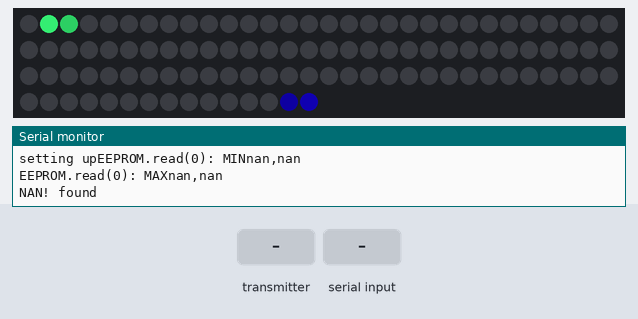
Bench run of a program on a simulated Arduino Uno, built with avr-gcc and run on an emulated ATmega328P. Parts: 105 RGB LEDs in strip order, left to right, continuing on the next row, the last lines printed to the serial monitor. The inputs (shaded band) are chosen by the test bench. Dim RGB values are drawn brighter than linear; EEPROM starts erased; no radio packets arrive unless stated.

Above: at 4.7 s.
4.8 s: the transmitter starts sending ReceivedMessage.0 = 0
At 5.3 s:
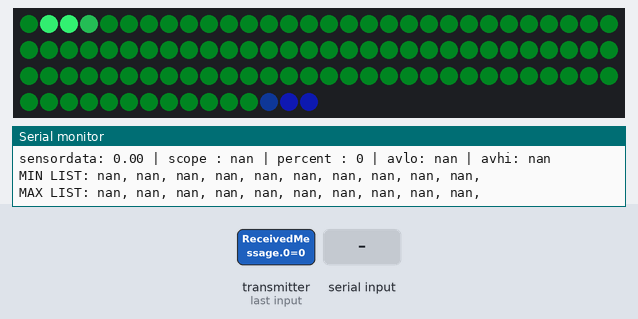
7.5 s: "0\n" received over Serial
At 7.9 s:
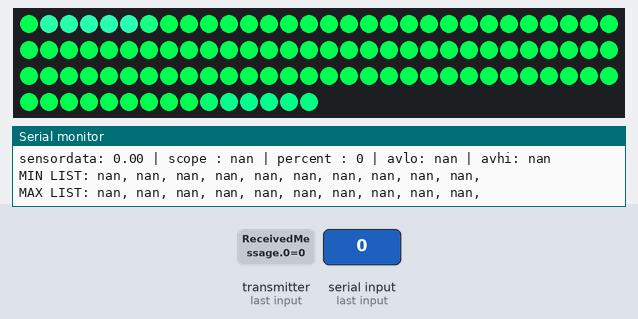
At 12.89 s:
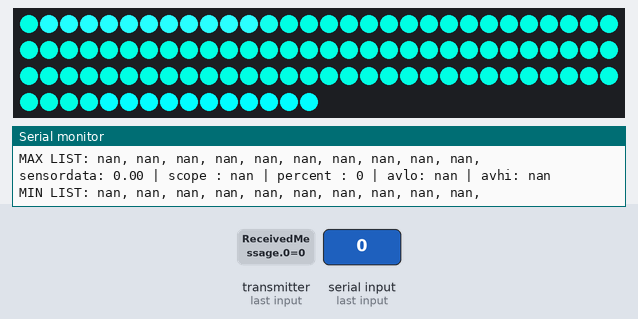
Timing chart, 0 to 14.4 s (numbered marks = the images above; inputs shaded):
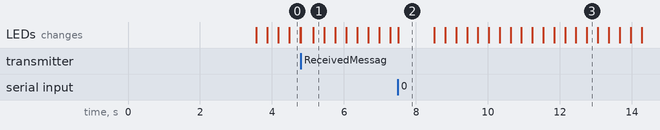

Measured:
- after the input at 4.8 s, the LEDs: change after 0.35 s (image 1)

The program:

main.cpp
```cpp
/* Arduino code that recieves raw data from the base unit/energy sensor
- Recieves raw data
- Saves high and low averages to understand top speed and slow speed
- Animates the leds
*/


// EPROM
#include <EEPROM.h>

//RADIO Include needed Libraries at beginning
#include "nRF24L01.h" // NRF24L01 library created by TMRh20 https://github.com/TMRh20/RF24
#include "RF24.h"
#include "SPI.h"
float ReceivedMessage[1] = {000}; // Used to store value received by the NRF24L01
RF24 radio(9,10); // NRF24L01 used SPI pins + Pin 9 and 10 on the UNO
const uint64_t pipe = 0xE6E6E6E6E6E6; // Needs to be the same for communicating between 2 NRF24L01

// fast led
#include <FastLED.h>
#define NUM_LEDS 105
#define DATA_PIN 8
CRGB leds[NUM_LEDS]; // memory block for leds

// frame blending animation
#define ANIM_FPS 255
// the number of steps you want between each frame - should be a power of 2 to keep things sane - e.g. 2,4,8,16,32,64
int STEPS = 2;
#define SCALE_PER_STEP (256 / STEPS)
CRGB old_frame[NUM_LEDS];
CRGB next_frame[NUM_LEDS];
static uint8_t startIndex = 0;

float myTweenTimer = 0.00;

// data setup
float sensorMin = 100000;
float sensorMax = 100000;
float SensorMinNumbers[] = {100,100,100,100,100,100,100,100,100,100};
float SensorMaxNumbers[] = {0,0,0,0,0,0,0,0,0,0};
int energyPercentage = 0;
int oldEnergyPercentage=0;
int len = sizeof(SensorMaxNumbers)/sizeof(float);

// reset eeprom //////////////////////////////////////////////////////////////////////////////////////////////////////////////////////////
void reset_eeprom(){

  for (int i = 0 ; i < EEPROM.length() ; i++) {
    EEPROM.write(i, 0);
  }

  float SensorMinNumbers[] = {100,100,100,100,100,100,100,100,100,100};
  float SensorMaxNumbers[] = {0,0,0,0,0,0,0,0,0,0};
  EEPROM.put(0, SensorMinNumbers);
  EEPROM.put(50, SensorMaxNumbers);
}

// Setup ///////////////////////////////////////////////////////////////////////////////////////////////////
void setup(void){
  //
  //reset_eeprom();

  Serial.begin(115200);
  Serial.print("setting up");
  radio.begin(); // Start the NRF24L01
  radio.setPALevel(RF24_PA_MAX);
  radio.setDataRate(RF24_250KBPS);
  radio.setCRCLength(RF24_CRC_8);
  radio.openReadingPipe(1,pipe); // Get NRF24L01 ready to receive
  radio.startListening(); // Listen to see if information received

  //LIGHTS
  FastLED.addLeds<NEOPIXEL, DATA_PIN>(leds, NUM_LEDS);

  // EEPROM DATA LOAD
  EEPROM.get(0, SensorMinNumbers);
  EEPROM.get(50, SensorMaxNumbers);

  // print out eeprom at start just to check!
  Serial.print("EEPROM.read(0): MIN");
  Serial.print(SensorMinNumbers[0]);
  Serial.print(",");
  Serial.println(SensorMinNumbers[9]);

  Serial.print("EEPROM.read(0): MAX");
  Serial.print(SensorMaxNumbers[0]);
  Serial.print(",");
  Serial.println(SensorMaxNumbers[9]);

  if (isnan(SensorMaxNumbers[9])){
    Serial.println("NAN! found");
    reset_eeprom();
  }else{
    Serial.println("NAN! not found");
  }
}

// Render next ///////////////////////////////////////////////////////////////////////////////////////////////////
void render_next_frame() {
  // draw/copy what you want the next frame to be into the next_frame

  startIndex = startIndex + 1; // loop through the leds
  if (startIndex>NUM_LEDS){startIndex=0;}

  for ( int i = 0; i < NUM_LEDS; i++) {
    next_frame[i] -= CHSV( 120, 150, 50); // this fades like the fadetoblack with hue
    if(i==startIndex){next_frame[i] += CHSV( 120, 150, 255); // this lights the next in the loop
    ;}
    // reverse loop
    int x = NUM_LEDS-startIndex;
    if(i==x){next_frame[i] += CHSV( 170, 255, 130); // this lights the next in the loop
    ;}

  }
}

// ease the speed number ///////////////////////////////////////////////////////////////////////////////////////////////////
float easeInOutCubic(float x){
    return x < 0.5 ? 4 * x * x * x : 1 - pow(-2 * x + 2, 3) / 2;
}

/*
// showDisplay - light animation ///////////////////////////////////////////////////////////////////////////////////////////////////////////////////
static void showDisplay(int percentSpeed) {

  int speedDiff = percentSpeed-oldEnergyPercentage; // work out the difference in speed
  float tweenedSpeed = oldEnergyPercentage + (speedDiff*easeInOutCubic(myTweenTimer)); // tween the speed

  Serial.print("animating: ");
  Serial.print(percentSpeed/100.00);
  Serial.print(" myTweenTimer: ");
  Serial.print(myTweenTimer);
  Serial.print(" tweenmultiplier: ");
  Serial.print(easeInOutCubic(myTweenTimer));
  Serial.print(" speedDiff: ");
  Serial.print(speedDiff);
  Serial.print(" tweened percent: ");
  Serial.println(tweenedSpeed);

  Serial.println(gHue);

  dot += 1;
  if(dot > NUM_LEDS) {dot=0;}

  int pos = beatsin16(13,0,NUM_LEDS);
  leds[pos] += CHSV( 0, 255, 128);

  leds[dot] += CHSV( 120, 150, 255); //CRGB::WhiteSmoke;
  FastLED.show();
  // clear this led for the next time around the loop
  fadeToBlackBy( leds, NUM_LEDS, 10);
}
*/
/* chase function
static void chase(int percentSpeed) {

  int resolution = 100 - percentSpeed; // invert the percentage to give us the resolution: as res 100 is slow/high res, res 1 is fast/low res, because the higher the resolution the slower the animation! // higher the res the more pixels in the count, and the slower the animation
  int pixelsCount = strip.numPixels()*resolution;

  int p = counter/resolution; // get this pixel
  float p_transform = (1.00/resolution) + ((counter/float(resolution))-p); // get the transform percentage for this pixel - this is used to fade a pixel, a pixel can be 10 levels of brightness, this is got from the float value, how we 'anti alias' the animation

  int i_10 = counter-(10*resolution); // length of the colour bar **** NEED to get this as a percentage at some point
  if (i_10 < 0){i_10 = i_10+pixelsCount;} // this is to offset the animatio so it seemlessly loops behind the pixel thats in the front

  int p_10 = i_10/resolution; // get the pixel ref
  float p_10_transform = 0.1 + ((i_10/float(resolution))-p_10); // get the transfprm percentage for this pixel

  // colours onto the strip //
  int tcol = transformColour(50,255,p_transform);
  strip.setPixelColor(p, strip.Color(tcol, tcol, 50)); // Draw new pixel

  int tcol_10 = transformColour(255,50,p_transform);
  strip.setPixelColor(p_10, strip.Color(tcol_10, tcol_10, 0)); // Erase pixel a few steps back

  strip.show(); // upate the leds

  // count up, and limit to the pixelsCount, the number of pixels
  counter++; if(counter>pixelsCount){counter=0;}
}
*/

// PROCESS DATA /////////////////////////////////////////////////////////////////////////////////////////////////////////////
static int processData(float sensorData){
// Processes the raw data from the energy monitor base unit
// saves Max and Min values over time
// turns it into a percentage of current energy use based on averages //////////////////////////////////////////////////////////////////////////////////////////////
// this becomes the speed of the animation

// pre process data
  if (sensorData<0){sensorData=0.00;} // remove minus readings
  if (sensorData>1000){sensorData=SensorMaxNumbers[0];} // remove stupid high readings

// List of MIN amounts ////////////////////////////////////////////////////////////////////////////////////
  if (sensorData < SensorMinNumbers[len-1] ){  // is this numner smaller than the biggest in the list?
    //Serial.println("- adding min number - ");
    SensorMinNumbers[len-1] = sensorData; // add new number in replacing the biggest numner

    // sort the array
    for(int x = 0; x < len; x++)
      for(int y = 0; y < len-1; y++)
      if(SensorMinNumbers[y] > SensorMinNumbers[y+1]) {
         float holder = SensorMinNumbers[y+1];
         SensorMinNumbers[y+1] = SensorMinNumbers[y];
         SensorMinNumbers[y] = holder;
      }
  }

// List of MAX amounts ////////////////////////////////////////////////////////////////////////////////////
    if (sensorData > SensorMaxNumbers[0] ){  // add high numbner to the max list
      //Serial.println("- adding max number - ");
      SensorMaxNumbers[0] = sensorData; // add new number in replacing the biggest numner

      // sort the array
      for(int x = 0; x < len; x++)
        for(int y = 0; y < len-1; y++)
          if(SensorMaxNumbers[y] > SensorMaxNumbers[y+1]) {
            float holder = SensorMaxNumbers[y+1];
            SensorMaxNumbers[y+1] = SensorMaxNumbers[y];
            SensorMaxNumbers[y] = holder;
          }
    }

// now we find the average high + average low readings ////////////////////////////////////
  float tmin = 0;
  float tmax = 0;
  for(int x = 0; x < len; x++){
    tmin = tmin + SensorMinNumbers[x];
    tmax = tmax + SensorMaxNumbers[x];
  }
  float avlo = tmin/len;
  float avhi = tmax/len;

// now we work out the 'sensorData' current reading number as a percentage in-between the min and max
  float scope = (avhi - avlo); // scope is the gap between the lowest an the highest

  int CurrentReadingPercent = ((sensorData-avlo)/scope)*100; // make speed a percentage, like a progress bar between the low and high points
  if (CurrentReadingPercent>99) // limit the percentage from minusses and 101% ect
    CurrentReadingPercent = 99;

  if (CurrentReadingPercent<0)
    CurrentReadingPercent = 1;


  // debug print ing of values //

  Serial.println(""); Serial.println("");
  Serial.print("sensordata: ");   Serial.print(sensorData);
  Serial.print(" | scope : ");    Serial.print(scope);
  Serial.print(" | percent : ");  Serial.print(CurrentReadingPercent);
  Serial.print(" | avlo: ");      Serial.print(avlo);
  Serial.print(" | avhi: ");      Serial.print(avhi);

  Serial.println(""); Serial.print("MIN LIST: ");
    for(int i=0;i<len;i++){
      Serial.print(SensorMinNumbers[i]); Serial.print(", ");
    }
  Serial.println(""); Serial.print("MAX LIST: ");
    for(int i=0;i<10;i++){
      Serial.print(SensorMaxNumbers[i]); Serial.print(", ");
    }

  //  save eeprom //
  EEPROM.put(0, SensorMinNumbers);
  EEPROM.put(50, SensorMaxNumbers);

  // return the percent, it will be turned in reoultion to adjust the speed
  return CurrentReadingPercent;
}

///LOOP //////////////////////////////////////////////////////////////////////////////////////////////////////////////////////////
void loop(void){
  if (myTweenTimer<1){
    myTweenTimer+=0.001;
  }else{
    myTweenTimer=1;
  }

  while (radio.available()){
    radio.read(&ReceivedMessage, sizeof(ReceivedMessage)); // Read information from the NRF24L01
    int fromRadio = processData(ReceivedMessage[0]);// pass the data to be processed - high low average and turn it into a percentage for speed

    //flash display when data updates - red if higher, green if lower
    for ( int i = 0; i < NUM_LEDS; i++) {
      if(energyPercentage<fromRadio){
      next_frame[i] += CHSV( 255, 255, 50); // this fades like the fadetoblack with hue
      }else{
      next_frame[i] += CHSV( 120, 255, 50); // this fades like the fadetoblack with hue
      }
    }

    // save oldWheelSpeed
    oldEnergyPercentage = energyPercentage;
    // start timer
    myTweenTimer = 0;
    // set the
    energyPercentage = fromRadio;
    //flash display when data updates
  }

  // OR use serial to change wheelspeed precentage
  if ( Serial.available() > 0) {
    int fromSerial = Serial.parseInt(); //Read the data the user has input

    //flash display when data updates - red if higher, green if lower
    for ( int i = 0; i < NUM_LEDS; i++) {
      if(energyPercentage<fromSerial){
      next_frame[i] += CHSV( 255, 255, 50); // this fades like the fadetoblack with hue
      }else{
      next_frame[i] += CHSV( 120, 255, 50); // this fades like the fadetoblack with hue
      }
    }

    // save oldWheelSpeed
    oldEnergyPercentage = energyPercentage;
    // start timer
    myTweenTimer = 0;
    // set the
    energyPercentage = fromSerial;
  }

  // animate! - this is the frameblending script
  int speedDiff = energyPercentage-oldEnergyPercentage; // work out the difference in speed from the data
  float tweenedSpeed = oldEnergyPercentage + (speedDiff*easeInOutCubic(myTweenTimer)); // tween the speed
  // set speed (steps id the resolution of the frame interpolation)
  STEPS = int(100-tweenedSpeed);

  static uint8_t cur_step;
  EVERY_N_MILLISECONDS(1000 / (ANIM_FPS * (STEPS)) ) {  //EVERY_N_MILLISECONDS(1000 / (ANIM_FPS * STEPS) ) {
    if(cur_step == 0) {
      for(int i = 0; i < NUM_LEDS; i++) { old_frame[i] = next_frame[i]; }
      render_next_frame();
    }

    blend(old_frame, next_frame, leds, NUM_LEDS, cur_step * SCALE_PER_STEP);
    FastLED.show();
    cur_step++;

    if(cur_step == STEPS) { cur_step = 0; }
  } else {
    // keep driving show for the temporal dithering
    FastLED.show();
  }
}
```
